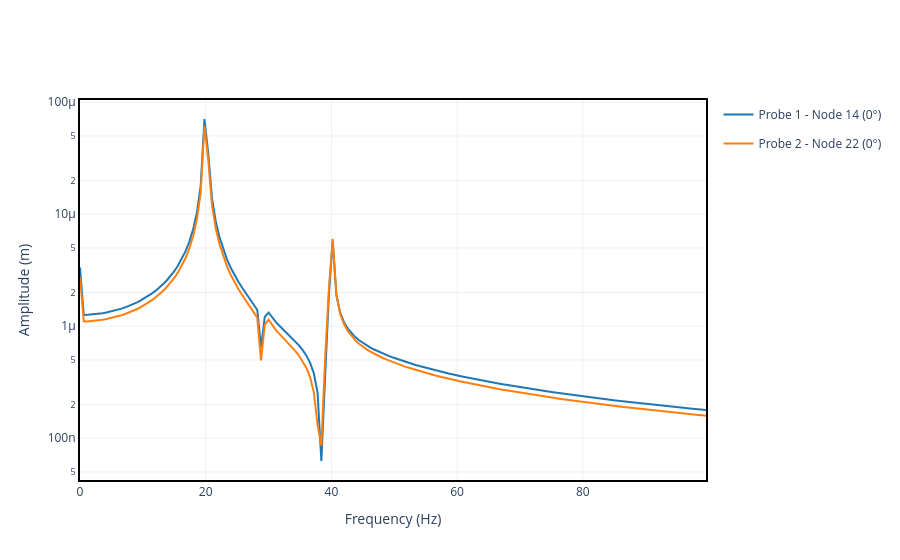

The cell this chart's notebook holds for it:
### Code cell
"""Plots the frequency response for the two given probes."""
misalignment.plot_dfft([probe1, probe2], range_freq=[0, 100], yaxis_type="log").show()

### Figure 1 — Plotly figure (JSON) as saved in the notebook; plotly's stock layout.template omitted (floating-point values rounded to 4 significant figures; data arrays with more than 128 entries replaced by an {"elided": "..."} marker saying what was removed)
{"data": [{"hovertemplate": "Frequency (Hz): %{x:.2f}<br>Amplitude (m): %{y:.2e}", "legendgroup": "Probe 1 - Node 14 (0°)", "mode": "lines", "name": "Probe 1 - Node 14 (0°)", "showlegend": true, "type": "scatter", "x": {"elided": "167 float values"}, "y": {"elided": "167 float values"}}, {"hovertemplate": "Frequency (Hz): %{x:.2f}<br>Amplitude (m): %{y:.2e}", "legendgroup": "Probe 2 - Node 22 (0°)", "mode": "lines", "name": "Probe 2 - Node 22 (0°)", "showlegend": true, "type": "scatter", "x": {"elided": "167 float values"}, "y": {"elided": "167 float values"}}], "layout": {"xaxis": {"title": {"text": "Frequency (Hz)"}}, "yaxis": {"title": {"text": "Amplitude (m)"}, "type": "log"}}}
